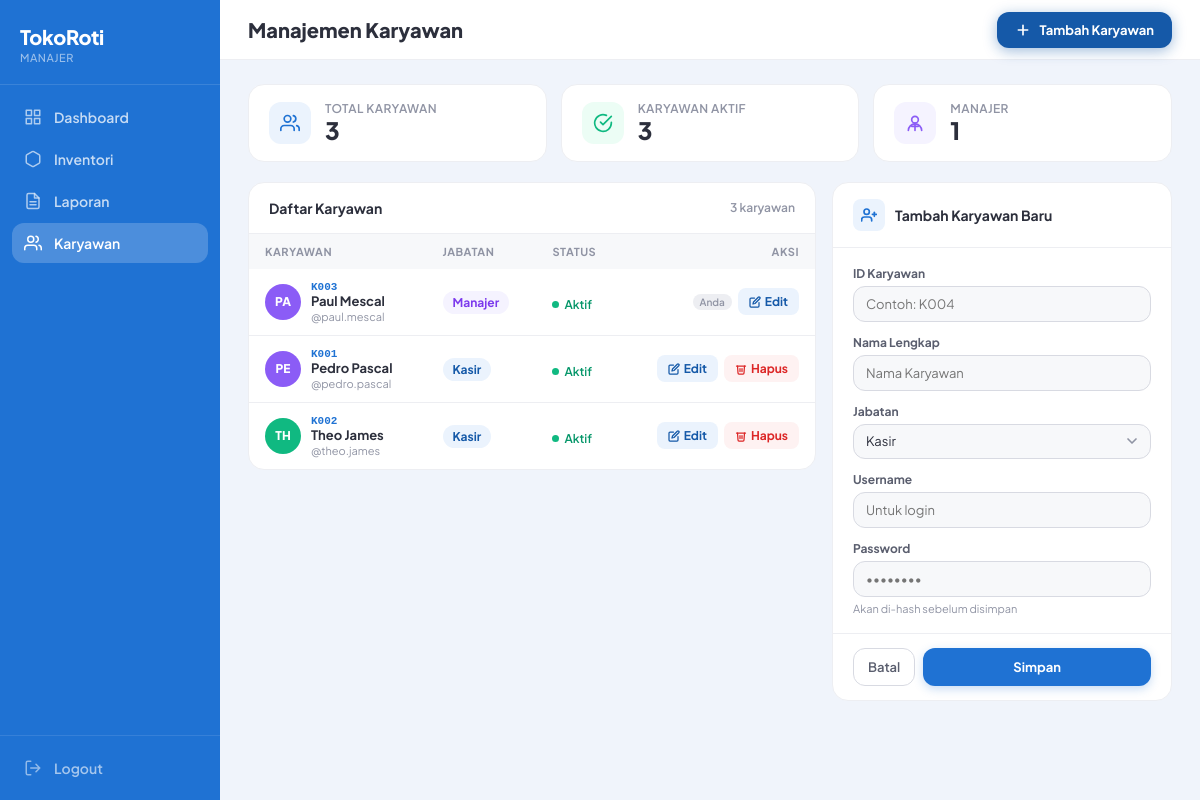
Screenshot of /public/karyawan.php (signed in) with the database file from the repository.
### tables this page shows
CREATE TABLE `karyawan` (
  `id_karyawan` varchar(10) NOT NULL,
  `nama_karyawan` varchar(50) NOT NULL,
  `jabatan` varchar(50) NOT NULL,
  `username` varchar(50) NOT NULL,
  `password` varchar(255) NOT NULL,
  `is_active` tinyint(1) DEFAULT '1'
);

### public/karyawan.php (the view, shortened to what this page needs)
<?php
require_once '../config/database.php';
$currentPage = 'karyawan';
$karyawan = $conn->query("SELECT * FROM karyawan ORDER BY jabatan DESC, nama_karyawan ASC")
                 ->fetchAll(PDO::FETCH_ASSOC);
$mode = $_GET['mode'] ?? 'tambah';
$editData = null;
$totalKaryawan = count($karyawan);
$totalAktif    = count(array_filter($karyawan, fn($k) => $k['is_active']));
$totalManajer  = count(array_filter($karyawan, fn($k) => $k['jabatan'] === 'Manajer'));
?>
<!DOCTYPE html>
<html lang="id">
<head>
</head>
<body>
<aside class="sidebar">
    <div class="sidebar-brand">
        <div class="sidebar-brand-name">TokoRoti</div>
        <div class="sidebar-brand-role">Manajer</div>
    </div>
    <nav class="sidebar-nav">
        <a href="dashboard.php" class="nav-item <?= $currentPage === 'dashboard' ? 'active' : '' ?>">
            <svg viewBox="0 0 24 24" fill="none" stroke="currentColor" stroke-width="2" stroke-linecap="round" stroke-linejoin="round"><rect x="3" y="3" width="7" height="7"/><rect x="14" y="3" width="7" height="7"/><rect x="3" y="14" width="7" height="7"/><rect x="14" y="14" width="7" height="7"/></svg>
            Dashboard
        </a>
        <a href="inventori.php" class="nav-item <?= $currentPage === 'inventori' ? 'active' : '' ?>">
            <svg viewBox="0 0 24 24" fill="none" stroke="currentColor" stroke-width="2" stroke-linecap="round" stroke-linejoin="round"><path d="M21 16V8a2 2 0 00-1-1.73l-7-4a2 2 0 00-2 0l-7 4A2 2 0 003 8v8a2 2 0 001 1.73l7 4a2 2 0 002 0l7-4A2 2 0 0021 16z"/></svg>
            Inventori
        </a>
        <a href="laporan.php" class="nav-item <?= $currentPage === 'laporan' ? 'active' : '' ?>">
            <svg viewBox="0 0 24 24" fill="none" stroke="currentColor" stroke-width="2" stroke-linecap="round" stroke-linejoin="round"><path d="M14 2H6a2 2 0 00-2 2v16a2 2 0 002 2h12a2 2 0 002-2V8z"/><polyline points="14 2 14 8 20 8"/><line x1="16" y1="13" x2="8" y2="13"/><line x1="16" y1="17" x2="8" y2="17"/></svg>
            Laporan
        </a>
        <a href="karyawan.php" class="nav-item <?= $currentPage === 'karyawan' ? 'active' : '' ?>">
            <svg viewBox="0 0 24 24" fill="none" stroke="currentColor" stroke-width="2" stroke-linecap="round" stroke-linejoin="round"><path d="M17 21v-2a4 4 0 00-4-4H5a4 4 0 00-4 4v2"/><circle cx="9" cy="7" r="4"/><path d="M23 21v-2a4 4 0 00-3-3.87M16 3.13a4 4 0 010 7.75"/></svg>
            Karyawan
        </a>
    </nav>
    <div class="sidebar-bottom">
        <a href="../process/logout.php" class="nav-item logout">
            <svg viewBox="0 0 24 24" fill="none" stroke="currentColor" stroke-width="2" stroke-linecap="round" stroke-linejoin="round"><path d="M9 21H5a2 2 0 01-2-2V5a2 2 0 012-2h4M16 17l5-5-5-5M21 12H9"/></svg>
            Logout
        </a>
    </div>
</aside>
<div class="main">
    <div class="topbar">
        <div class="topbar-title">Manajemen Karyawan</div>
        <a href="karyawan.php?mode=tambah" class="btn-tambah <?= $mode === 'tambah' ? 'active-mode' : '' ?>">
            <svg viewBox="0 0 24 24" fill="none" stroke="currentColor" stroke-width="2.5" stroke-linecap="round" stroke-linejoin="round"><path d="M12 5v14M5 12h14"/></svg>
            Tambah Karyawan
        </a>
    </div>
    <div class="content">
        <div class="stats-grid">
            <div class="stat-card blue">
                <div class="stat-icon">
                    <svg viewBox="0 0 24 24" fill="none" stroke="currentColor" stroke-width="2" stroke-linecap="round" stroke-linejoin="round"><path d="M17 21v-2a4 4 0 00-4-4H5a4 4 0 00-4 4v2"/><circle cx="9" cy="7" r="4"/><path d="M23 21v-2a4 4 0 00-3-3.87M16 3.13a4 4 0 010 7.75"/></svg>
                </div>
                <div class="stat-info">
                    <div class="stat-label">Total Karyawan</div>
                    <div class="stat-val"><?= $totalKaryawan ?></div>
                </div>
            </div>
            <div class="stat-card green">
                <div class="stat-icon">
                    <svg viewBox="0 0 24 24" fill="none" stroke="currentColor" stroke-width="2" stroke-linecap="round" stroke-linejoin="round"><path d="M22 11.08V12a10 10 0 11-5.93-9.14"/><polyline points="22 4 12 14.01 9 11.01"/></svg>
                </div>
                <div class="stat-info">
                    <div class="stat-label">Karyawan Aktif</div>
                    <div class="stat-val"><?= $totalAktif ?></div>
                </div>
            </div>
            <div class="stat-card purple">
                <div class="stat-icon">
                    <svg viewBox="0 0 24 24" fill="none" stroke="currentColor" stroke-width="2" stroke-linecap="round" stroke-linejoin="round"><circle cx="12" cy="8" r="4"/><path d="M20 21a8 8 0 10-16 0"/><path d="M12 12v9"/><path d="M8 16h8"/></svg>
                </div>
                <div class="stat-info">
                    <div class="stat-label">Manajer</div>
                    <div class="stat-val"><?= $totalManajer ?></div>
                </div>
            </div>
        </div>
        <div class="split-layout">
            <div class="table-card">
                <div class="table-card-header">
                    <div class="table-card-title">Daftar Karyawan</div>
                    <div class="table-count"><?= $totalKaryawan ?> karyawan</div>
                </div>
                <table class="kar-table">
                    <thead>
                        <tr>
                            <th>Karyawan</th>
                            <th>Jabatan</th>
                            <th>Status</th>
                            <th class="right">Aksi</th>
                        </tr>
                    </thead>
                    <tbody>
                        <?php
                        $avatarColors = ['avatar-blue', 'avatar-purple', 'avatar-green'];
                        $ci = 0;
                        foreach ($karyawan as $k):
                            $isSelf = $k['id_karyawan'] === $_SESSION['id_karyawan'];
                            $isEditing = ($mode === 'edit' && isset($editData) && $editData['id_karyawan'] === $k['id_karyawan']);
                            $avatarClass = $k['jabatan'] === 'Manajer' ? 'avatar-purple' : $avatarColors[$ci % count($avatarColors)];
                            $inisial = strtoupper(substr($k['nama_karyawan'], 0, 2));
                            $ci++;
                        ?>
                        <tr class="<?= $isEditing ? 'editing' : '' ?>">
                            <td>
                                <div class="kar-info-wrap">
                                    <div class="kar-avatar <?= $avatarClass ?>"><?= $inisial ?></div>
                                    <div>
                                        <div class="kar-id"><?= htmlspecialchars($k['id_karyawan']) ?></div>
                                        <div class="kar-nama"><?= htmlspecialchars($k['nama_karyawan']) ?></div>
                                        <div class="kar-user">@<?= htmlspecialchars($k['username']) ?></div>
                                    </div>
                                </div>
                            </td>
                            <td>
                                <span class="jabatan-badge <?= $k['jabatan'] === 'Manajer' ? 'jabatan-manajer' : 'jabatan-kasir' ?>">
                                    <?= htmlspecialchars($k['jabatan']) ?>
                                </span>
                            </td>
                            <td>
                                <span class="status-badge <?= $k['is_active'] ? 'status-aktif' : 'status-nonaktif' ?>">
                                    <span class="status-dot"></span>
                                    <?= $k['is_active'] ? 'Aktif' : 'Nonaktif' ?>
                                </span>
                            </td>
                            <td class="right">
                                <div class="aksi-wrap">
                                    <?php if ($isSelf): ?>
                                        <span class="self-badge">Anda</span>
                                    <?php endif; ?>
                                    <a href="karyawan.php?mode=edit&id=<?= $k['id_karyawan'] ?>" class="btn-edit-row <?= $isEditing ? 'active' : '' ?>">
                                        <svg viewBox="0 0 24 24" fill="none" stroke="currentColor" stroke-width="2.5" stroke-linecap="round" stroke-linejoin="round"><path d="M11 4H4a2 2 0 00-2 2v14a2 2 0 002 2h14a2 2 0 002-2v-7"/><path d="M18.5 2.5a2.121 2.121 0 013 3L12 15l-4 1 1-4 9.5-9.5z"/></svg>
                                        Edit
                                    </a>
                                    <?php if (!$isSelf): ?>
                                    <a href="../process/karyawan_delete.php?id=<?= $k['id_karyawan'] ?>"
                                       class="btn-hapus-row"
                                       onclick="return confirm('Yakin hapus karyawan <?= htmlspecialchars($k['nama_karyawan'], ENT_QUOTES) ?>?')">
                                        <svg viewBox="0 0 24 24" fill="none" stroke="currentColor" stroke-width="2.5" stroke-linecap="round" stroke-linejoin="round"><polyline points="3 6 5 6 21 6"/><path d="M19 6l-1 14a2 2 0 01-2 2H8a2 2 0 01-2-2L5 6"/><path d="M10 11v6M14 11v6"/></svg>
                                        Hapus
                                    </a>
                                    <?php endif; ?>
                                </div>
                            </td>
                        </tr>
                        <?php endforeach; ?>
                    </tbody>
                </table>
            </div>
            <div class="form-card <?= $mode === 'edit' ? 'edit-mode' : '' ?>">
                <div class="form-card-header">
                    <div class="form-card-icon <?= $mode ?>">
                        <?php if ($mode === 'edit'): ?>
                        <svg viewBox="0 0 24 24" fill="none" stroke="currentColor" stroke-width="2.5" stroke-linecap="round" stroke-linejoin="round"><path d="M11 4H4a2 2 0 00-2 2v14a2 2 0 002 2h14a2 2 0 002-2v-7"/><path d="M18.5 2.5a2.121 2.121 0 013 3L12 15l-4 1 1-4 9.5-9.5z"/></svg>
                        <?php else: ?>
                        <svg viewBox="0 0 24 24" fill="none" stroke="currentColor" stroke-width="2.5" stroke-linecap="round" stroke-linejoin="round"><path d="M16 21v-2a4 4 0 00-4-4H5a4 4 0 00-4 4v2"/><circle cx="8.5" cy="7" r="4"/><line x1="20" y1="8" x2="20" y2="14"/><line x1="23" y1="11" x2="17" y2="11"/></svg>
                        <?php endif; ?>
                    </div>
                    <div class="form-card-title-text">
                        <?= $mode === 'edit' ? 'Edit: ' . htmlspecialchars($editData['nama_karyawan']) : 'Tambah Karyawan Baru' ?>
                    </div>
                </div>
                <form action="<?= $mode === 'edit' ? '../process/karyawan_update.php' : '../process/karyawan_insert.php' ?>" method="POST">
                    <div class="form-card-body">
                        <div class="form-group">
                            <label class="form-label">ID Karyawan</label>
                            <?php if ($mode === 'edit'): ?>
                            <input type="text" class="form-control" value="<?= htmlspecialchars($editData['id_karyawan']) ?>" disabled>
                            <?php else: ?>
                            <input type="text" name="id_karyawan" class="form-control" placeholder="Contoh: K004" required>
                            <?php endif; ?>
                        </div>
                        <div class="form-group">
                            <label class="form-label">Nama Lengkap</label>
                            <input type="text" name="nama_karyawan" class="form-control"
                                   placeholder="Nama Karyawan"
                                   value="<?= $mode === 'edit' ? htmlspecialchars($editData['nama_karyawan']) : '' ?>"
                                   required>
                        </div>
                        <div class="form-group">
                            <label class="form-label">Jabatan</label>
                            <select name="jabatan" class="form-control select" required>
                                <option value="Kasir"   <?= ($mode === 'edit' && $editData['jabatan'] === 'Kasir')   ? 'selected' : '' ?>>Kasir</option>
                            </select>
                        </div>
                        <div class="form-group">
                            <label class="form-label">Username</label>
                            <input type="text" name="username" class="form-control"
                                   placeholder="Untuk login"
                                   value="<?= $mode === 'edit' ? htmlspecialchars($editData['username']) : '' ?>"
                                   required>
                        </div>
                        <div class="form-group">
                            <label class="form-label">Password<?= $mode === 'edit' ? ' Baru' : '' ?></label>
                            <input type="password" name="password" class="form-control"
                                   placeholder="<?= $mode === 'edit' ? 'Kosongkan jika tidak diubah' : '••••••••' ?>"
                                   <?= $mode === 'tambah' ? 'required' : '' ?>>
                            <div class="form-hint">Akan di-hash sebelum disimpan</div>
                        </div>
                    </div>
                    <div class="form-card-footer">
                        <a href="karyawan.php" class="btn-batal">Batal</a>
                        <button type="submit" class="btn-submit">
                            <?= $mode === 'edit' ? 'Simpan Perubahan' : 'Simpan' ?>
                        </button>
                    </div>
                </form>
            </div>
        </div>
    </div>
</div>
</body>
</html>

### rows the page displays
karyawan: nama_karyawan "PA", id_karyawan "K003", nama_karyawan "Paul Mescal", username "paul.mescal", jabatan "Manajer", is_active "Aktif", shows "Anda"
karyawan: nama_karyawan "PE", id_karyawan "K001", nama_karyawan "Pedro Pascal", username "pedro.pascal", jabatan "Kasir", is_active "Aktif"
karyawan: nama_karyawan "TH", id_karyawan "K002", nama_karyawan "Theo James", username "theo.james", jabatan "Kasir", is_active "Aktif"

### other values shown
$totalKaryawan "3"
$totalAktif "3"
$totalManajer "1"
